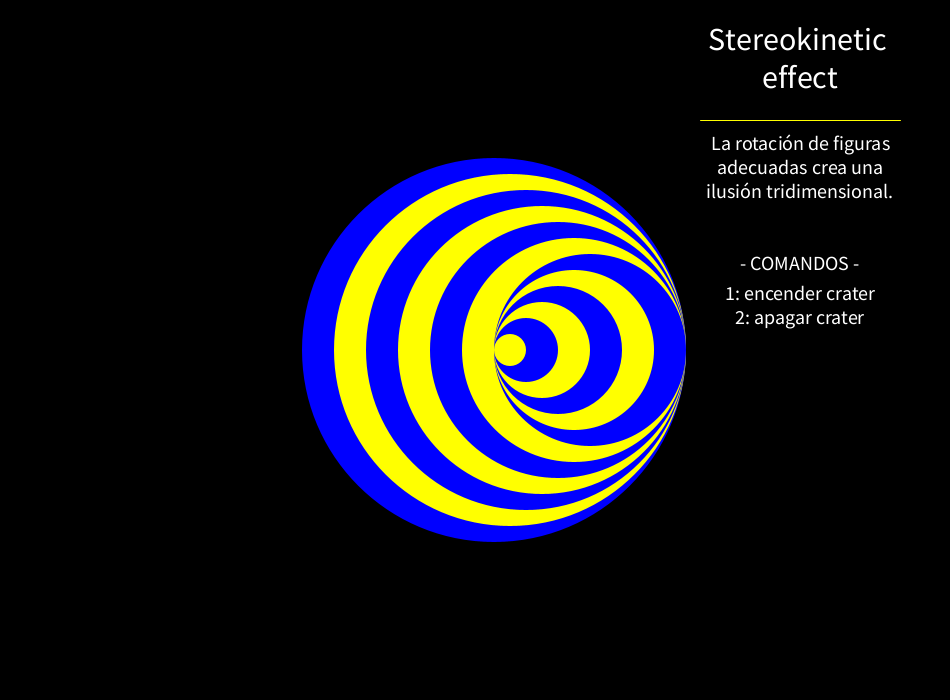
Frame 1 (no input)
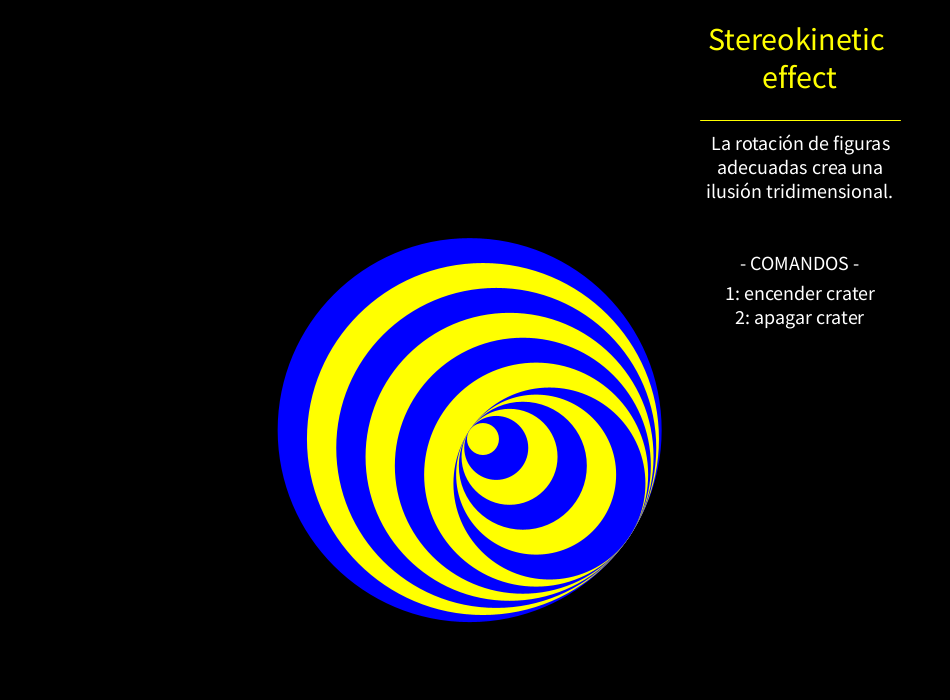
Frame 60 (the mouse pressed at the canvas centre just before this capture)
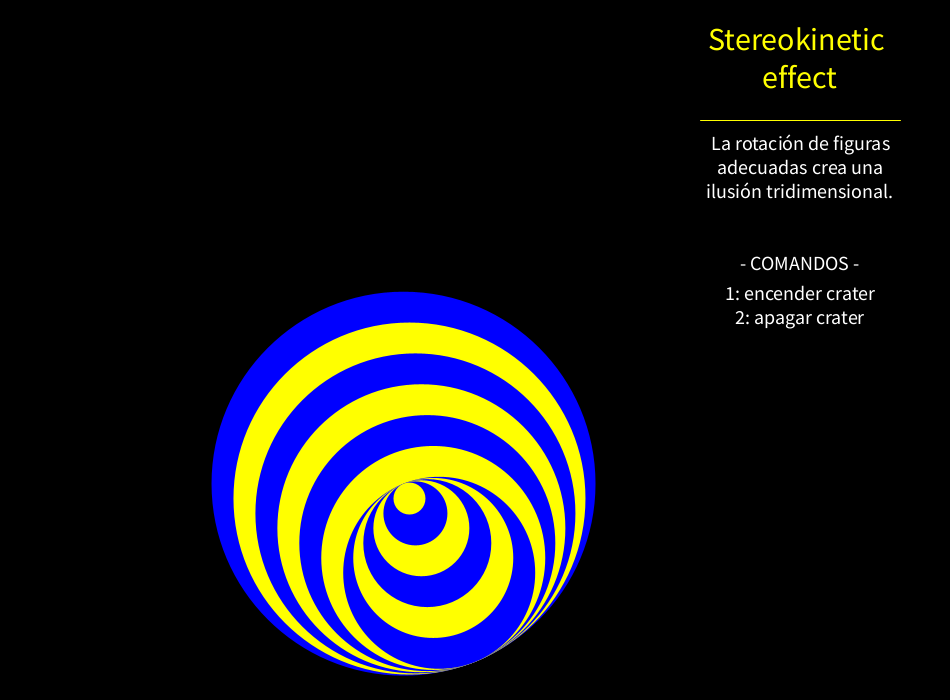
Frame 120 (the mouse held since frame 60 and released just before this capture)

The Processing sketch that drew these frames (run headless with seeded random() and noise(); from frame 60 on, the mouse is pressed at the canvas centre):

// Processing sketch: illusions
// ── illusions.pde
color blue = #0000ff;
color yellow = #ffff00;

// Angle and angular velocity
float r, r1, theta, theta_vel;
float[] xPos = new float[12];
float[] yPos = new float[12];
int crater=0;

void setup() {
  size(950, 700);
  // Initialize all values
  r = 320;
  r1 = 320-160;
  theta = 0;
  theta_vel = 0.01;
}

void draw() {
  background(0);
  textAlign(CENTER);
  textSize(32);
  text("Stereokinetic \neffect", 800, 50);
  stroke(yellow);
  line(700, 120, 900, 120);
  fill(255);
  textSize(20);
  text("La rotación de figuras" +"\n"+ "adecuadas crea una" +"\n"+ "ilusión tridimensional.", 800, 150);
  text("- COMANDOS -", 800, 270);
  text("1: encender crater" +"\n"+ "2: apagar crater", 800, 300);
  
  
  // Convert polar to cartesian
  if (keyPressed) {
    if (key == '1') {
      crater=0;
    }
    else if (key == '2') {
      crater=1;
    }
  }
  switch(crater) {
  case 0:
    for (int i=0; i<6; i++) {
    float x = (r1+(16*i)) * cos(theta);
    float y = (r1+(16*i)) * sin(theta);
    xPos[i] = x;
    yPos[i] = y;
  }
  for (int i=6; i<12; i++) {
    float x = (r-(16*i)) * cos(theta);
    float y = (r-(16*i)) * sin(theta);
    xPos[i] = x;
    yPos[i] = y;
  }
    break;
  case 1:
    for (int i=0; i<12; i++) {
    float x = (r-(16*i)) * cos(theta);
    float y = (r-(16*i)) * sin(theta);
    xPos[i] = x;
    yPos[i] = y;
  }
    break;
  default:
    System.out.println("error");
}

  // Translate the origin point to the center of the screen
  translate(700/2, 700/2);

  // Draw the ellipse at the cartesian coordinate
  ellipseMode(CENTER);
  noStroke();

  for (int i=11; i>-1; i--) {
    if (i%2==0)
      fill(yellow);
    else fill(blue);
    ellipse(xPos[i], yPos[i], 32*(i+1), 32*(i+1));
  }

  // Apply acceleration and velocity to angle (r remains static in this example)
  theta += theta_vel;
}
